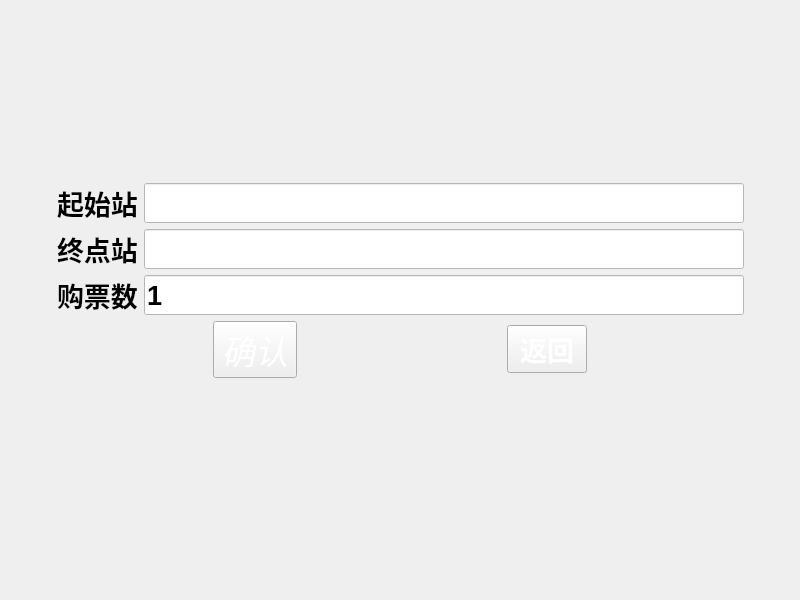
<?xml version="1.0" encoding="UTF-8"?>
<ui version="4.0">
 <class>TicketingWindows</class>
 <widget class="QMainWindow" name="TicketingWindows">
  <property name="geometry">
   <rect>
    <x>0</x>
    <y>0</y>
    <width>800</width>
    <height>600</height>
   </rect>
  </property>
  <property name="baseSize">
   <size>
    <width>1500</width>
    <height>1000</height>
   </size>
  </property>
  <property name="font">
   <font>
    <pointsize>20</pointsize>
    <weight>75</weight>
    <bold>true</bold>
   </font>
  </property>
  <property name="windowTitle">
   <string>购票窗口</string>
  </property>
  <property name="windowIcon">
   <iconset resource="res.qrc">
    <normaloff>:/images/icon.png</normaloff>:/images/icon.png</iconset>
  </property>
  <property name="styleSheet">
   <string notr="true"/>
  </property>
  <widget class="QWidget" name="centralwidget">
   <layout class="QGridLayout" name="gridLayout">
    <item row="3" column="0">
     <layout class="QVBoxLayout" name="verticalLayout_2">
      <item>
       <layout class="QHBoxLayout" name="horizontalLayout_2">
        <item>
         <spacer name="horizontalSpacer_4">
          <property name="orientation">
           <enum>Qt::Horizontal</enum>
          </property>
          <property name="sizeHint" stdset="0">
           <size>
            <width>40</width>
            <height>20</height>
           </size>
          </property>
         </spacer>
        </item>
        <item>
         <widget class="QLabel" name="label">
          <property name="minimumSize">
           <size>
            <width>70</width>
            <height>40</height>
           </size>
          </property>
          <property name="maximumSize">
           <size>
            <width>120</width>
            <height>100</height>
           </size>
          </property>
          <property name="styleSheet">
           <string notr="true">background: url(:/images/white.png);
font: 75 italic 20pt &quot;Ubuntu Mono&quot;;
color : black</string>
          </property>
          <property name="text">
           <string>起始站</string>
          </property>
         </widget>
        </item>
        <item>
         <widget class="QLineEdit" name="FromText">
          <property name="minimumSize">
           <size>
            <width>600</width>
            <height>40</height>
           </size>
          </property>
          <property name="maximumSize">
           <size>
            <width>800</width>
            <height>16777215</height>
           </size>
          </property>
          <property name="font">
           <font>
            <pointsize>20</pointsize>
           </font>
          </property>
          <property name="styleSheet">
           <string notr="true">background:white</string>
          </property>
         </widget>
        </item>
        <item>
         <spacer name="horizontalSpacer_7">
          <property name="orientation">
           <enum>Qt::Horizontal</enum>
          </property>
          <property name="sizeHint" stdset="0">
           <size>
            <width>40</width>
            <height>20</height>
           </size>
          </property>
         </spacer>
        </item>
       </layout>
      </item>
      <item>
       <layout class="QHBoxLayout" name="horizontalLayout_3">
        <property name="topMargin">
         <number>0</number>
        </property>
        <item>
         <spacer name="horizontalSpacer_5">
          <property name="orientation">
           <enum>Qt::Horizontal</enum>
          </property>
          <property name="sizeHint" stdset="0">
           <size>
            <width>40</width>
            <height>20</height>
           </size>
          </property>
         </spacer>
        </item>
        <item>
         <widget class="QLabel" name="label_2">
          <property name="minimumSize">
           <size>
            <width>70</width>
            <height>40</height>
           </size>
          </property>
          <property name="maximumSize">
           <size>
            <width>120</width>
            <height>100</height>
           </size>
          </property>
          <property name="styleSheet">
           <string notr="true">background: url(:/images/white.png);
font: 75 italic 20pt &quot;Ubuntu Mono&quot;;
color : black</string>
          </property>
          <property name="text">
           <string>终点站</string>
          </property>
         </widget>
        </item>
        <item>
         <widget class="QLineEdit" name="ToText">
          <property name="minimumSize">
           <size>
            <width>600</width>
            <height>40</height>
           </size>
          </property>
          <property name="maximumSize">
           <size>
            <width>800</width>
            <height>16777215</height>
           </size>
          </property>
          <property name="font">
           <font>
            <pointsize>20</pointsize>
           </font>
          </property>
          <property name="styleSheet">
           <string notr="true">background:white</string>
          </property>
         </widget>
        </item>
        <item>
         <spacer name="horizontalSpacer_8">
          <property name="orientation">
           <enum>Qt::Horizontal</enum>
          </property>
          <property name="sizeHint" stdset="0">
           <size>
            <width>40</width>
            <height>20</height>
           </size>
          </property>
         </spacer>
        </item>
       </layout>
      </item>
      <item>
       <layout class="QHBoxLayout" name="horizontalLayout_4">
        <property name="topMargin">
         <number>0</number>
        </property>
        <item>
         <spacer name="horizontalSpacer_6">
          <property name="orientation">
           <enum>Qt::Horizontal</enum>
          </property>
          <property name="sizeHint" stdset="0">
           <size>
            <width>40</width>
            <height>20</height>
           </size>
          </property>
         </spacer>
        </item>
        <item>
         <widget class="QLabel" name="label_3">
          <property name="minimumSize">
           <size>
            <width>70</width>
            <height>40</height>
           </size>
          </property>
          <property name="maximumSize">
           <size>
            <width>120</width>
            <height>100</height>
           </size>
          </property>
          <property name="styleSheet">
           <string notr="true">background: url(:/images/white.png);
font: 75 italic 20pt &quot;Ubuntu Mono&quot;;
color : black</string>
          </property>
          <property name="text">
           <string>购票数</string>
          </property>
         </widget>
        </item>
        <item>
         <widget class="QLineEdit" name="NumText">
          <property name="minimumSize">
           <size>
            <width>600</width>
            <height>40</height>
           </size>
          </property>
          <property name="maximumSize">
           <size>
            <width>800</width>
            <height>16777215</height>
           </size>
          </property>
          <property name="font">
           <font>
            <pointsize>20</pointsize>
           </font>
          </property>
          <property name="styleSheet">
           <string notr="true">background:white</string>
          </property>
          <property name="text">
           <string>1</string>
          </property>
         </widget>
        </item>
        <item>
         <spacer name="horizontalSpacer_9">
          <property name="orientation">
           <enum>Qt::Horizontal</enum>
          </property>
          <property name="sizeHint" stdset="0">
           <size>
            <width>40</width>
            <height>20</height>
           </size>
          </property>
         </spacer>
        </item>
       </layout>
      </item>
      <item>
       <layout class="QVBoxLayout" name="verticalLayout">
        <item>
         <layout class="QHBoxLayout" name="horizontalLayout">
          <item>
           <spacer name="horizontalSpacer">
            <property name="orientation">
             <enum>Qt::Horizontal</enum>
            </property>
            <property name="sizeHint" stdset="0">
             <size>
              <width>40</width>
              <height>20</height>
             </size>
            </property>
           </spacer>
          </item>
          <item>
           <widget class="QPushButton" name="ConfirmBut">
            <property name="font">
             <font>
              <family>Ubuntu Condensed</family>
              <pointsize>25</pointsize>
              <weight>9</weight>
              <italic>true</italic>
              <bold>false</bold>
             </font>
            </property>
            <property name="styleSheet">
             <string notr="true">background: url(:/images/gray.png);
color : white;
font: 75 italic 25pt &quot;Ubuntu Condensed&quot;;</string>
            </property>
            <property name="text">
             <string>确认</string>
            </property>
           </widget>
          </item>
          <item>
           <spacer name="horizontalSpacer_3">
            <property name="orientation">
             <enum>Qt::Horizontal</enum>
            </property>
            <property name="sizeHint" stdset="0">
             <size>
              <width>40</width>
              <height>20</height>
             </size>
            </property>
           </spacer>
          </item>
          <item>
           <widget class="QPushButton" name="BackBut">
            <property name="styleSheet">
             <string notr="true">background: url(:/images/gray.png);
color : white;
font: 75 italic 25pt &quot;Ubuntu Condensed&quot;;</string>
            </property>
            <property name="text">
             <string>返回</string>
            </property>
           </widget>
          </item>
          <item>
           <spacer name="horizontalSpacer_2">
            <property name="orientation">
             <enum>Qt::Horizontal</enum>
            </property>
            <property name="sizeHint" stdset="0">
             <size>
              <width>40</width>
              <height>20</height>
             </size>
            </property>
           </spacer>
          </item>
         </layout>
        </item>
       </layout>
      </item>
      <item>
       <spacer name="verticalSpacer_2">
        <property name="orientation">
         <enum>Qt::Vertical</enum>
        </property>
        <property name="sizeHint" stdset="0">
         <size>
          <width>20</width>
          <height>40</height>
         </size>
        </property>
       </spacer>
      </item>
     </layout>
    </item>
    <item row="4" column="0">
     <spacer name="verticalSpacer_3">
      <property name="orientation">
       <enum>Qt::Vertical</enum>
      </property>
      <property name="sizeHint" stdset="0">
       <size>
        <width>20</width>
        <height>40</height>
       </size>
      </property>
     </spacer>
    </item>
    <item row="2" column="0">
     <spacer name="verticalSpacer_4">
      <property name="orientation">
       <enum>Qt::Vertical</enum>
      </property>
      <property name="sizeHint" stdset="0">
       <size>
        <width>20</width>
        <height>40</height>
       </size>
      </property>
     </spacer>
    </item>
   </layout>
  </widget>
 </widget>
 <resources>
  <include location="res.qrc"/>
 </resources>
 <connections/>
</ui>
